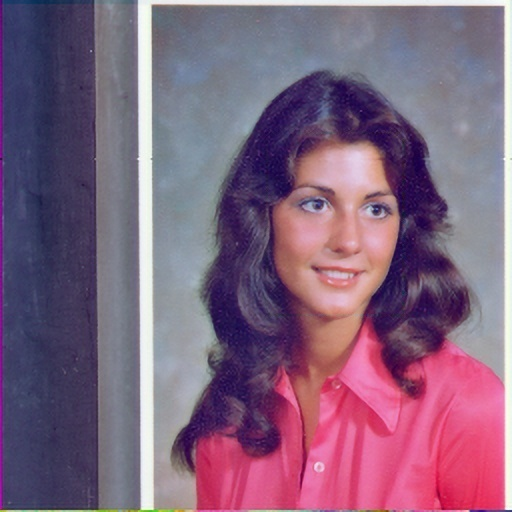
#> input picture Image-Encryption-and-Authentication/4.1.04.jpg, 512 x 512 px, found by its file name; the run also reads 1 picture not shown here
$ python histogram_20220321205640.py
#> lines starting #> are read from the running program, lines starting #| are printed output that depends on the picture
from skimage import io
import matplotlib.pyplot as plt

image = io.imread('C:/Users/DELL/Downloads/Imaage/Images/JPEG/Jpeg 8-bit/4.1.04.jpg')
#> image is the input picture: shape (512, 512, 3); mean R, G, B 129.2, 99.3, 125.2
# image = io.imread('C:/Users/DELL/Downloads/Imaage/Image-Encryption-and-Authentication/Pratyush.png')
_ = plt.hist(image.ravel(), bins = 256, color = 'orange', )
_ = plt.hist(image[:, :, 0].ravel(), bins = 256, color = 'red', alpha = 0.5)
_ = plt.hist(image[:, :, 1].ravel(), bins = 256, color = 'Green', alpha = 0.5)
_ = plt.hist(image[:, :, 2].ravel(), bins = 256, color = 'Blue', alpha = 0.5)
_ = plt.xlabel('Intensity Value')
_ = plt.ylabel('Count')
_ = plt.legend(['Total', 'Red_Channel', 'Green_Channel', 'Blue_Channel'])
plt.show()
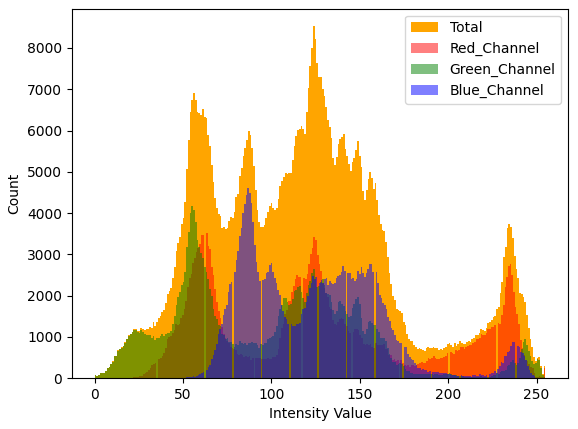
#> figure drawn by matplotlib, 1 panel; tallest bar 8528 high, from x = 123.5 to 124.5; tallest bar 3522 high, from x = 63 to 63.96; tallest bar 4177 high, from x = 54.79 to 55.78

import cv2
import numpy as np
from matplotlib import pyplot as plt

img = cv2.imread('C:/Users/DELL/Downloads/Imaage/enc_image.jpg', -1)
cv2.imshow('Lena',img)

color = ('b','g','r')
for channel,col in enumerate(color):
    histr = cv2.calcHist([img],[channel],None,[256],[0,256])
    plt.plot(histr,color = col)
    plt.xlim([0,256])
plt.title('Histogram for color scale picture')
plt.show()
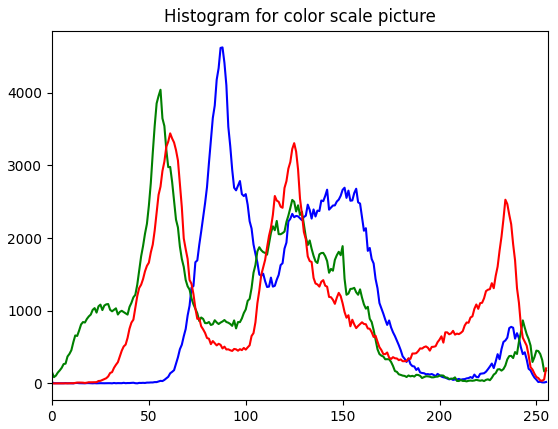
#> figure drawn by matplotlib, 1 panel; curve peaks at x = 88, y = 4624; curve peaks at x = 56, y = 4041; curve peaks at x = 61, y = 3441

while True:
    k = cv2.waitKey(0) & 0xFF
#> (key Esc is pressed here)
    if k == 27: break             # ESC key to exit
cv2.destroyAllWindows()

img = cv2.imread('C:/Users/DELL/Downloads/Imaage/Images/JPEG/Jpeg 8-bit/4.1.04.jpg', -1)
cv2.imshow('Lena',img)

color = ('b','g','r')
for channel,col in enumerate(color):
    histr = cv2.calcHist([img],[channel],None,[256],[0,256])
    plt.plot(histr,color = col)
    plt.xlim([0,256])
plt.title('Histogram for color scale picture')
plt.show()
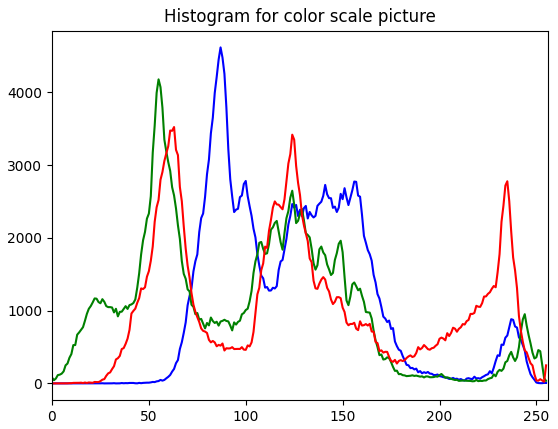
#> figure drawn by matplotlib, 1 panel; curve peaks at x = 87, y = 4616; curve peaks at x = 55, y = 4177; curve peaks at x = 63, y = 3522

while True:
    k = cv2.waitKey(0) & 0xFF
#> (key Esc is pressed here)
    if k == 27: break             # ESC key to exit
cv2.destroyAllWindows()
